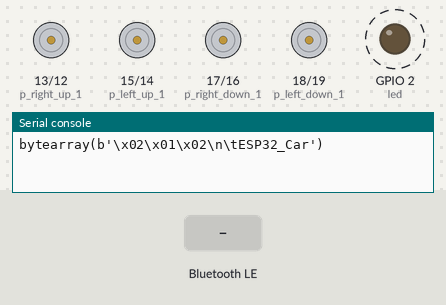
Simulated run of this program. Board: ESP32 board running MicroPython. Shown: motor-driver pin pairs drawn as motors (green arrow = first pin HIGH = forward, orange = second pin HIGH = backward, longer = more drive), output pins drawn as LEDs (lit = HIGH), the last lines printed to the serial console. Dashed ring = blinking. Inputs (shaded band) come from the test bench. Nothing arrives over Bluetooth unless stated.

Above: at 1.25 s.
1.3 s: "forward" written over Bluetooth
At 2.5 s:
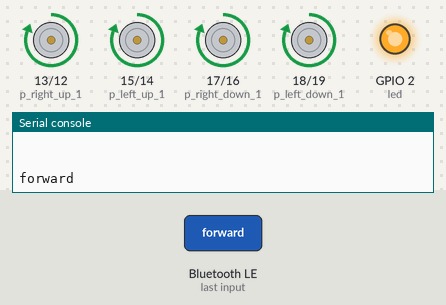
2.8 s: "down" written over Bluetooth
At 3.9 s:
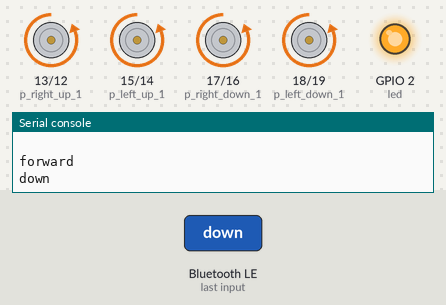
4.3 s: "stop" written over Bluetooth
At 5.0 s:
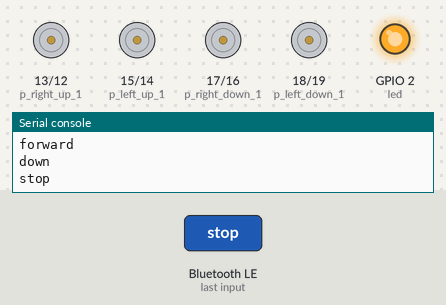
5.8 s: "left" written over Bluetooth
At 6.2 s:
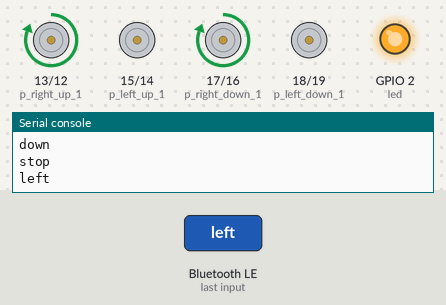
7.3 s: "right" written over Bluetooth
At 8.6 s:
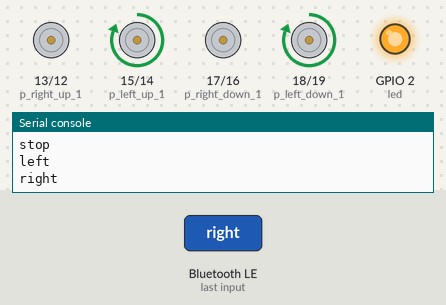
Timing chart, 0 to 9.8 s (numbered marks = the images above; inputs shaded):
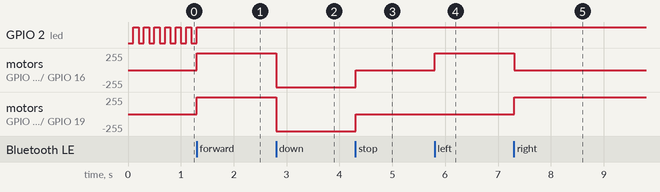

The program:

main.py
```python
from machine import Pin,ADC
import os


def remove_all():

    for file_name in os.listdir():
        os.remove(file_name)

def main():
    print("Welcome to RT-Thread MicroPython!")
    print(os.listdir())
    # remove_all()


    print(os.listdir())


if __name__ == '__main__':
    main()
```

control.py
```python
from machine import Pin
import time


p_right_up_1=Pin(13,Pin.OUT)
p_right_up_2=Pin(12,Pin.OUT)

p_left_up_1=Pin(15,Pin.OUT)
p_left_up_2=Pin(14,Pin.OUT)


p_right_down_1=Pin(17,Pin.OUT)

p_right_down_2=Pin(16,Pin.OUT)


p_left_down_1=Pin(18,Pin.OUT)

p_left_down_2=Pin(19,Pin.OUT)


def forward():
    p_left_up_1.value(1)
    p_left_up_2.value(0)
    p_left_down_1.value(1)
    p_left_down_2.value(0)
    p_right_down_1.value(1)
    p_right_down_2.value(0)
    p_right_up_1.value(1)
    p_right_up_2.value(0)


def stop():
    p_left_up_1.value(0)
    p_left_up_2.value(0)
    p_left_down_1.value(0)
    p_left_down_2.value(0)
    p_right_down_1.value(0)
    p_right_down_2.value(0)
    p_right_up_1.value(0)
    p_right_up_2.value(0)

def down():
    p_left_up_1.value(0)
    p_left_up_2.value(1)
    p_left_down_1.value(0)
    p_left_down_2.value(1)
    p_right_down_1.value(0)
    p_right_down_2.value(1)
    p_right_up_1.value(0)
    p_right_up_2.value(1)


def left():
    p_left_up_1.value(0)
    p_left_up_2.value(0)
    p_left_down_1.value(0)
    p_left_down_2.value(0)
    p_right_down_1.value(1)
    p_right_down_2.value(0)
    p_right_up_1.value(1)
    p_right_up_2.value(0)

def right():
    p_left_up_1.value(1)
    p_left_up_2.value(0)
    p_left_down_1.value(1)
    p_left_down_2.value(0)
    p_right_down_1.value(0)
    p_right_down_2.value(0)
    p_right_up_1.value(0)
    p_right_up_2.value(0)

# while True:
#     forward()
#     time.sleep(2)
#     stop()
#     time.sleep(2)
#     down()
#     time.sleep(2)
#     left()
#     time.sleep(2)
#     right()
#     time.sleep(2)
```

m_bluetooth.py
```python
from machine import Pin
from machine import Timer
import bluetooth


class ESP32_BLE():
    def __init__(self, name):
        self.led = Pin(2, Pin.OUT)
        self.timer1 = Timer(0)
        self.name = name
        self.ble = bluetooth.BLE()
        self.msg=''
        self.ble.active(True)
        self.ble.config(gap_name=name)
        self.disconnected()
        self.ble.irq(self.ble_irq)
        self.register()
        self.advertiser()

    def connected(self):
        self.led.value(1)
        self.timer1.deinit()

    def disconnected(self):
        self.timer1.init(period=100, mode=Timer.PERIODIC, callback=lambda t: self.led.value(not self.led.value()))

    def ble_irq(self, event, data):
        if event == 1: #_IRQ_CENTRAL_CONNECT 手机链接了此设备
            self.connected()
        elif event == 2: #_IRQ_CENTRAL_DISCONNECT 手机断开此设备
            self.advertiser()
            self.disconnected()
        elif event == 3: #_IRQ_GATTS_WRITE 手机发送了数据
            buffer = self.ble.gatts_read(self.rx)
            self.msg = buffer.decode('UTF-8').strip()

    def register(self):
        service_uuid = '6E400001-B5A3-F393-E0A9-E50E24DCCA9E'
        reader_uuid = '6E400002-B5A3-F393-E0A9-E50E24DCCA9E'
        sender_uuid = '6E400003-B5A3-F393-E0A9-E50E24DCCA9E'

        services = (
            (
                bluetooth.UUID(service_uuid),
                (
                    (bluetooth.UUID(sender_uuid), bluetooth.FLAG_NOTIFY),
                    (bluetooth.UUID(reader_uuid), bluetooth.FLAG_WRITE),
                )
            ),
        )

        ((self.tx, self.rx,), ) = self.ble.gatts_register_services(services)

    def send(self, data):
        self.ble.gatts_notify(0, self.tx, data + '\n')

    def advertiser(self):
        name = bytes(self.name, 'UTF-8')
        adv_data = bytearray('\x02\x01\x02') + bytearray((len(name) + 1, 0x09)) + name
        self.ble.gap_advertise(100, adv_data)
        print(adv_data)
        print("\r\n")
```

boot.py
```python
import control
import time
import m_bluetooth


if __name__ == "__main__":
    ble = m_bluetooth.ESP32_BLE("ESP32_Car")
    while True:
        if ble.msg == 'forward':
            print(ble.msg)
            control.forward()
        elif ble.msg=='down':
            print(ble.msg)
            control.down()
        elif ble.msg=='stop':
            print(ble.msg)
            control.stop()
        elif ble.msg=='left':
            print(ble.msg)
            control.left()
        elif ble.msg=='right':
            print(ble.msg)
            control.right()

        ble.msg = ""
        time.sleep_ms(100)
```

Measured:
- after the input at 1.3 s, GPIO 2 (led): goes on until 1.3 s, then stays HIGH; motor on GPIO 13 (p_right_up_1) / GPIO 12 (p_right_up_2), motor on GPIO 15 (p_left_up_1) / GPIO 14 (p_left_up_2), motor on GPIO 17 (p_right_down_1) / GPIO 16 (p_right_down_2), motor on GPIO 18 (p_left_down_1) / GPIO 19 (p_left_down_2): stopped → forward 255/255 at once
- after the input at 2.8 s, motor on GPIO 13 (p_right_up_1) / GPIO 12 (p_right_up_2), motor on GPIO 15 (p_left_up_1) / GPIO 14 (p_left_up_2), motor on GPIO 17 (p_right_down_1) / GPIO 16 (p_right_down_2), motor on GPIO 18 (p_left_down_1) / GPIO 19 (p_left_down_2): forward 255/255 → backward 255/255 at once
- after the input at 4.3 s, motor on GPIO 13 (p_right_up_1) / GPIO 12 (p_right_up_2), motor on GPIO 15 (p_left_up_1) / GPIO 14 (p_left_up_2), motor on GPIO 17 (p_right_down_1) / GPIO 16 (p_right_down_2), motor on GPIO 18 (p_left_down_1) / GPIO 19 (p_left_down_2): backward 255/255 → stopped at once
- after the input at 5.8 s, motor on GPIO 13 (p_right_up_1) / GPIO 12 (p_right_up_2), motor on GPIO 17 (p_right_down_1) / GPIO 16 (p_right_down_2): stopped → forward 255/255 at once
- after the input at 7.3 s, motor on GPIO 13 (p_right_up_1) / GPIO 12 (p_right_up_2), motor on GPIO 17 (p_right_down_1) / GPIO 16 (p_right_down_2): forward 255/255 → stopped at once; motor on GPIO 15 (p_left_up_1) / GPIO 14 (p_left_up_2), motor on GPIO 18 (p_left_down_1) / GPIO 19 (p_left_down_2): stopped → forward 255/255 at once
- by itself, GPIO 2 (led): alternates HIGH for 0.10 s and LOW for 0.10 s
